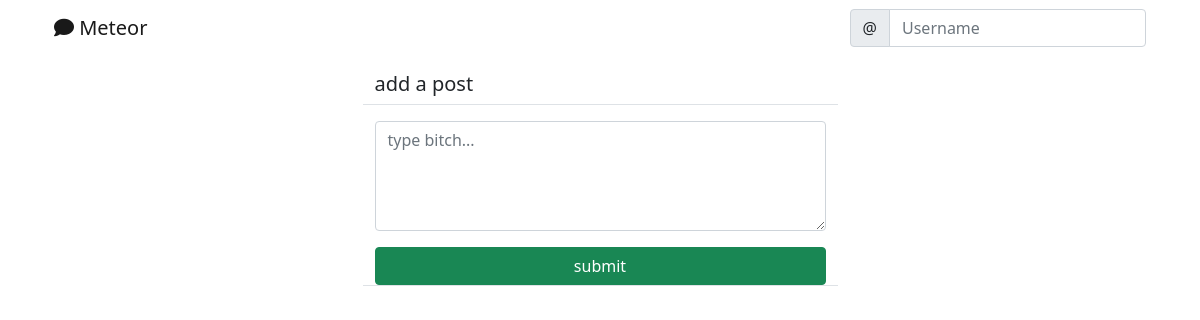
The app's page /social/, older data.
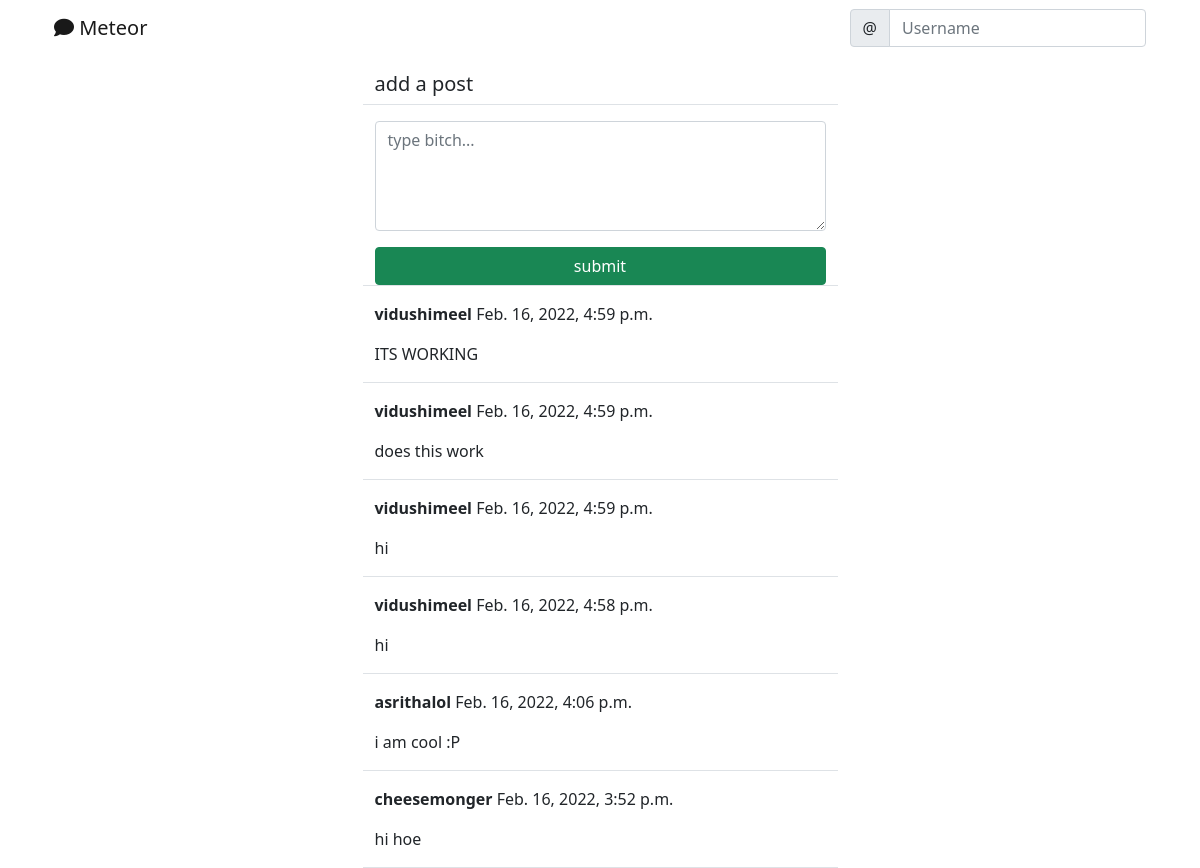
The same page, newer data.
### social/models.py (models this page shows)
class Post(models.Model):
    body = models.TextField()
    created_on = models.DateTimeField(default=timezone.now)
    author = models.ForeignKey(User, on_delete=models.CASCADE)

### social/views.py (the view, shortened to what this page needs)
# urls.py: path('', PostListView.as_view(), name='post-list'),
class PostListView(View):
    def get(self, request, *args, **kwargs):
        posts = Post.objects.all().order_by('-created_on')
        form = PostForm()
        context = {
            'post_list': posts,
            'form': form,
        }
        return render(request, 'social/post_list.html', context)

### social/forms.py
class PostForm(forms.ModelForm):
	body = forms.CharField(
		label = '',
		widget = forms.Textarea(attrs = {
			'rows':'4',
			'placeholder': 'type bitch...'
			}))
	class Meta:
		model = Post
		fields = ['body']

### social/templates/social/post_list.html (shortened to what this page needs)
{% extends 'landing/base.html' %}
{% load crispy_forms_tags %}
{% block content %}
<div class = "container" >
	<div class = "row justify-content-center mt-3">
		<div class = "col-md-5 col-sm-12 border-bottom">
			<h5>add a post</h5>
		</div>
	</div>
	<div class = "row justify-content-center mt-3 mb-3">
		<div class = "col-md-5 col-sm-12 border-bottom">
			<form method = "POST">
				{{ form | crispy}}
				<div class = "d-grid gap-4">
					<button class = "btn btn-success mt-3" > submit</button>
				</div>
			</form>
		</div>
	</div>
	{% for post in post_list %}
	<div class = "row justify-content-center mt-3">
		<div class = "col-md-5 col-sm-12 border-bottom position-relative">
			<p> <strong> {{ post.author }} </strong> {{ post.created_on }} </p>
			<p> {{ post.body }} </p>
		</div>
	</div>
	{% endfor %}
</div>
{% endblock content %}

### landing/templates/landing/base.html (shortened to what this page needs)
<!doctype html>
<html lang="en">
  <head>
    <link href="https://cdn.jsdelivr.net/npm/bootstrap@5.1.3/dist/css/bootstrap.min.css" rel="stylesheet">
  </head>
  <body>
    {% include  'landing/navbar.html' %}
    {% block content %}
    {% endblock content %}
  </body>
</html>

### landing/templates/landing/navbar.html (shortened to what this page needs)
<div class = "container">
<nav class="navbar navbar-expand-lg navbar-light">
  <div class="container-fluid">
    <a class="navbar-brand"
    {% if user.is_authenticated %}
    href="{% url 'post-list' %}"
    {% else %}
    href="{% url 'index' %}"
    {% endif %}
    ><i class = "fas fa-comment"> </i> Meteor</a>
    <div class="collapse navbar-collapse" id="navbarScroll">
      <form class="d-flex">
        <div class="input-group">
        <span class="input-group-text" id="basic-addon1">@</span>
        <input type="text" class="form-control" placeholder="Username" aria-label="Username" aria-describedby="basic-addon1">
    </div>
      </form>
    </div>
  </div>
</nav>
</div>

Row changes from the older to the newer data that the page shows:
added Post: author "vidushimeel", created_on "Feb. 16, 2022, 4:59 p.m.", body "ITS WORKING"
added Post: author "vidushimeel", created_on "Feb. 16, 2022, 4:59 p.m.", body "does this work"
added Post: author "vidushimeel", created_on "Feb. 16, 2022, 4:59 p.m.", body "hi"
added Post: author "vidushimeel", created_on "Feb. 16, 2022, 4:58 p.m.", body "hi"
added Post: author "asrithalol", created_on "Feb. 16, 2022, 4:06 p.m.", body "i am cool :P"
added Post: author "cheesemonger", created_on "Feb. 16, 2022, 3:52 p.m.", body "hi hoe"
